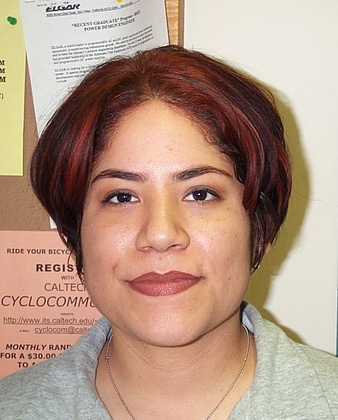
%> input picture Images/DB0/db0_1.jpg, 338 x 420 px, shrunk from 477 x 592 before the run
$ octave --eval "result = facemask(imread('Images/DB0/db0_1.jpg'));"   (GNU Octave 9; MATLAB toolbox functions it lacks are replaced by stand-ins)
%> lines starting %> are read from the running program, lines starting %| are printed output that depends on the picture; in (x1, y1, x2, y2) boxes, pixels count from 0 and x2, y2 are one past the last pixel; in counts of white or black regions, pixels touching at a corner belong together; the program's own positions count from 1
function [outImg] = facemask(inputImg)
% Function to create a facemask from a given image.

% Transform to hsv color space
inputImg = double(inputImg);
img_hsv = rgb2hsv(inputImg);
%> img_hsv: size 420x338x3 double; mean H, S, V 0.1, 0.3, 181.1

[H,S,V] = imsplit(img_hsv);
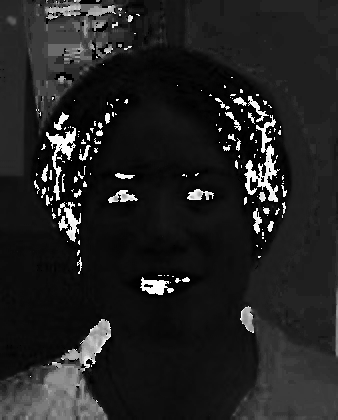
%> H: size 420x338 double; min 0, max 0.998, mean 0.137
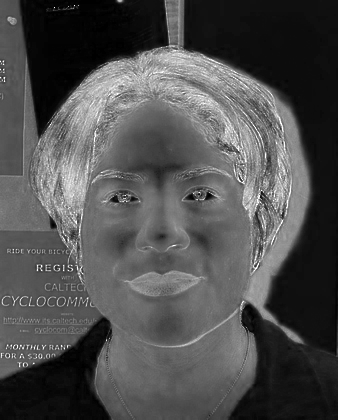
%> S: size 420x338 double; min 0, max 1, mean 0.312
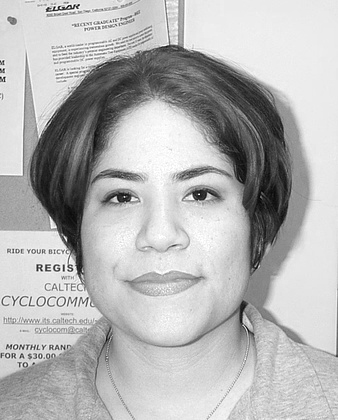
%> V: size 420x338 double; min 2, max 255, mean 181.1
[w,h] = size(inputImg(:,:,1));
%> w = 420; h = 338
for i=1:w
    for j=1:h
        if((H(i,j) < 30/360 || H(i,j) > 250/360) && S(i,j) < 0.52 && V(i,j) > 0.5)
            mask(i,j) = 1;
        else
            mask(i,j) = 0;
        end
    end
end
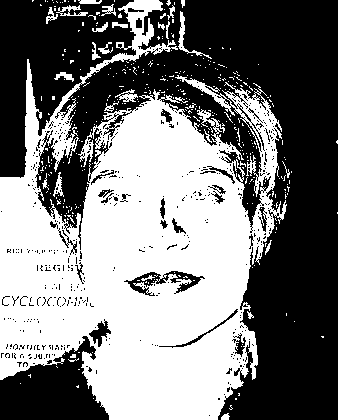
%> mask: size 420x338 double; values 0 (black) and 1 (white), 47.6% white; 378 white regions (351 under 20 px), largest, box (x1, y1, x2, y2) and area: (0, 0, 287, 420) 64861, (178, 11, 212, 59) 223, (56, 5, 88, 16) 151

%Morphological operations to remove blobs
SE = strel('disk',8);
SE2 = strel('disk', 4);
mask = imerode(mask, SE);
%> mask: size 420x338 double; values 0 (black) and 1 (white), 20.6% white; 12 white regions (5 under 20 px), largest, box (x1, y1, x2, y2) and area: (42, 107, 244, 420) 25934, (0, 184, 55, 247) 1998, (0, 255, 43, 291) 1019

while(bweuler(mask) ~= 1)
    mask = imerode(mask, SE2);
    mask = imdilate(mask, SE);
    mask = imerode(mask, SE2);
    %disp("One iteration")
end
%> this loop made 11 passes
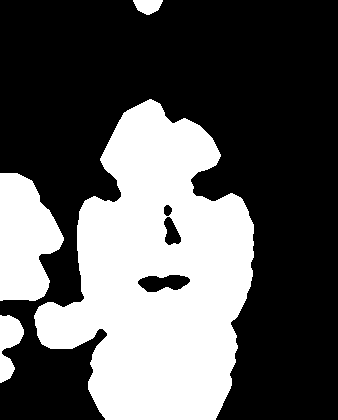
%> mask: size 420x338 double; values 0 (black) and 1 (white), 35.7% white; 4 white regions, box (x1, y1, x2, y2) and area: (34, 99, 254, 420) 43490, (0, 173, 64, 301) 5961, (0, 315, 24, 383) 972, (133, 0, 163, 15) 320
SE3 = strel('rectangle', [20, 40]);
mask = imerode(mask, SE3);
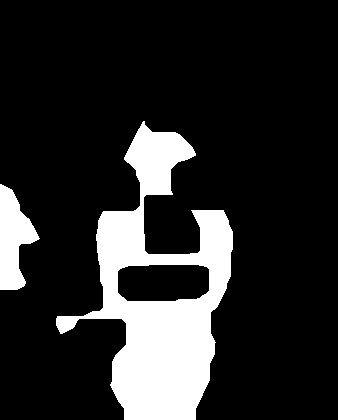
%> mask: size 420x338 double; values 0 (black) and 1 (white), 16.5% white; 2 white regions, box (x1, y1, x2, y2) and area: (56, 121, 233, 420) 20935, (0, 184, 40, 290) 2435

im(:,:,1)=inputImg(:,:,1).*mask;
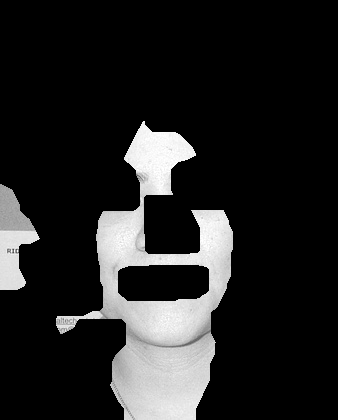
%> im: size 420x338 double; min 0, max 255, mean 35.3
im(:,:,2)=inputImg(:,:,2).*mask;
im(:,:,3)=inputImg(:,:,3).*mask;
%> im: size 420x338x3 double; mean H, S, V 35.3, 26.6, 22.5

outImg = imbinarize(im(:,:,1));
end

$ run again, on Images/DB0/db0_2.jpg
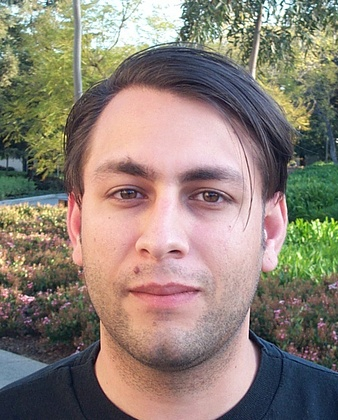
%> input picture Images/DB0/db0_2.jpg, 338 x 420 px, shrunk from 477 x 592 before the run
%> img_hsv: size 420x338x3 double; mean H, S, V 0.4, 0.3, 151.3
%> w = 420; h = 338
%> after the loop in facemask, `for i=1:w`:
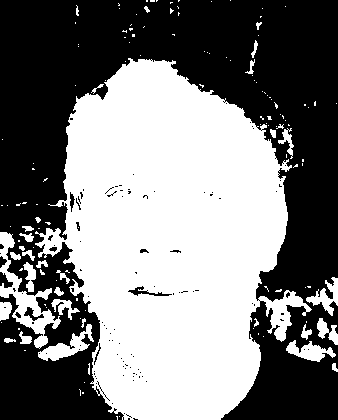
%> mask: size 420x338 double; values 0 (black) and 1 (white), 48.8% white; 139 white regions (107 under 20 px), largest, box (x1, y1, x2, y2) and area: (35, 58, 312, 420) 63148, (0, 232, 61, 349) 1835, (38, 324, 94, 361) 727
%> the loop in facemask, `while(bweuler(mask) ~= 1)` made 11 passes
%> in facemask, `im(:,:,1)=inputImg(:,:,1).*mask;`:
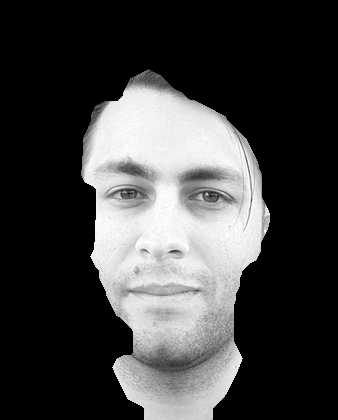
%> im: size 420x338 double; min 0, max 255, mean 64.7
%> outImg: size 420x338 logical; 32.1% white; 1 white region, box (x1, y1, x2, y2) and area: (81, 69, 270, 420) 45536

$ run again, on Images/DB0/db0_3.jpg
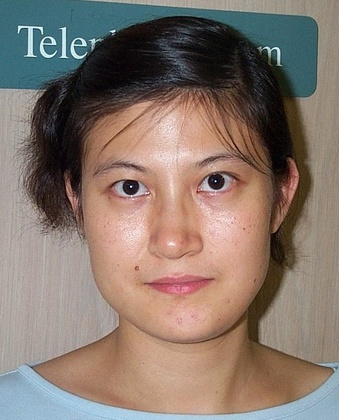
%> input picture Images/DB0/db0_3.jpg, 339 x 420 px, shrunk from 451 x 559 before the run
%> img_hsv: size 420x339x3 double; mean H, S, V 0.2, 0.3, 142.2
%> w = 420; h = 339
%> after the loop in facemask, `for i=1:w`:
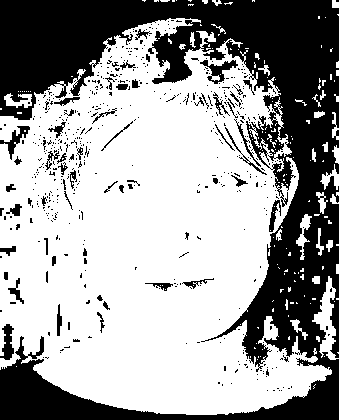
%> mask: size 420x339 double; values 0 (black) and 1 (white), 62.8% white; 568 black regions (512 under 20 px), largest, box (x1, y1, x2, y2) and area: (0, 0, 339, 420) 47718, (200, 60, 238, 84) 326, (0, 324, 14, 360) 295
%> the loop in facemask, `while(bweuler(mask) ~= 1)` made 4 passes
%> in facemask, `im(:,:,1)=inputImg(:,:,1).*mask;`:
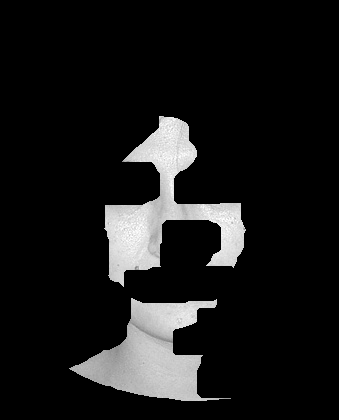
%> im: size 420x339 double; min 0, max 255, mean 24.3
%> outImg: size 420x339 logical; 11.8% white; 2 white regions, box (x1, y1, x2, y2) and area: (104, 116, 246, 287) 9069, (69, 298, 231, 401) 7793

$ run again, on Images/DB0/db0_4.jpg
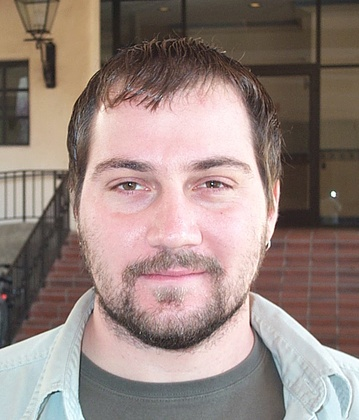
%> input picture Images/DB0/db0_4.jpg, 359 x 420 px, shrunk from 506 x 592 before the run
%> img_hsv: size 420x359x3 double; mean H, S, V 0.3, 0.2, 151.8
%> w = 420; h = 359
%> the loop in facemask, `while(bweuler(mask) ~= 1)` made 9 passes
%> in facemask, `im(:,:,1)=inputImg(:,:,1).*mask;`:
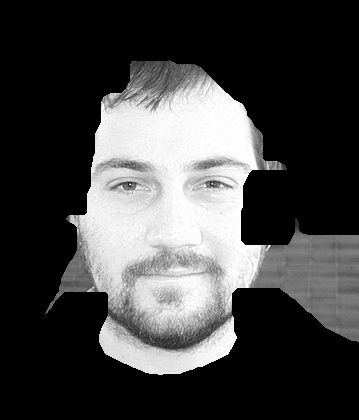
%> im: size 420x359 double; min 0, max 255, mean 67.5
%> outImg: size 420x359 logical; 35.1% white; 1 white region, box (x1, y1, x2, y2) and area: (45, 60, 359, 375) 52953
